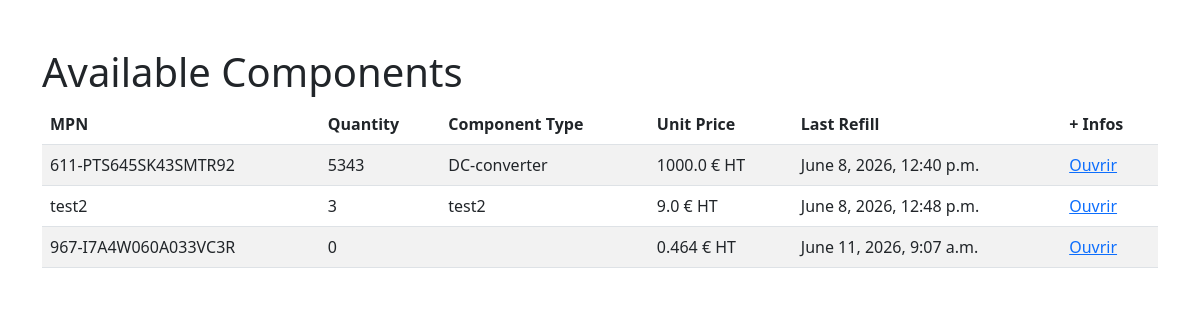
The page /component/ on the database as committed earlier.
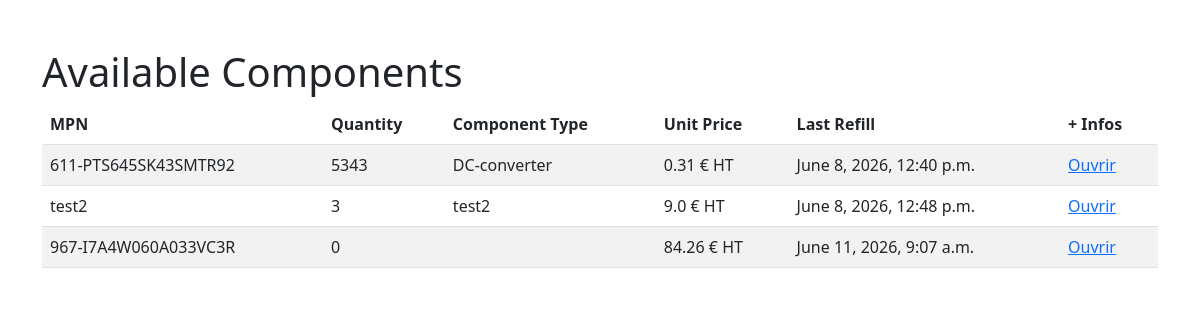
The same page on the database as committed later.
### rfid_reader_app/models.py (models this page shows)
class Component(models.Model):
    uid_rfid = models.CharField(max_length=100)
    mpn = models.CharField(max_length=100)
    quantity = models.IntegerField(default=0)
    datasheet_url= models.URLField(max_length=500, blank=True)
    component_type = models.CharField(max_length=100, blank = True)
    unit_price = models.FloatField(default=0.0)
    comment = models.CharField(max_length=400)
    created_at = models.DateTimeField(auto_now_add=True)
    manufacturer   = models.CharField(max_length=200, blank=True)
    description    = models.CharField(max_length=500, blank=True)
    supplier_pn    = models.CharField(max_length=100, blank=True)

### rfid_reader_app/views.py (the view)
# urls.py: path('component/', component_list, name='component_list'),
def component_list(request):
    components = Component.objects.all()
    return render(request, 'component_list.html', {'components': components})

### rfid_reader_app/templates/component_list.html (shortened to what this page needs)
<!DOCTYPE html>
<html>
<head>
    <link href="https://cdn.jsdelivr.net/npm/bootstrap@5.3.0/dist/css/bootstrap.min.css" rel="stylesheet">
</head>
<body>
    <div class="container mt-5">
        <h1>Available Components</h1>
        <table class="table table-striped">
            <thead>
                <tr>
                    <th>MPN</th>
                    <th>Quantity</th>
                    <th>Component Type</th>
                    <th>Unit Price</th>
                    <th>Last Refill</th>
                    <th> + Infos </th>
                </tr>
            </thead>
            <tbody>
                {% for component in components %}
                <tr>
                    <td>{{ component.mpn}}</td>
                    <td>{{ component.quantity }}</td>
                    <td>{{ component.component_type}}</td>
                    <td>{{ component.unit_price }} € HT</td>
                    <td>{{ component.created_at}}</td>
					<td>
						<a href="{% url 'component_detail' component.id %}" target="_blank">
							Ouvrir
						</a>
					</td>
                </tr>
                {% endfor %}
            </tbody>
        </table>
    </div>
</body>
</html>

Rows that differ between the two databases and show on the page:
changed Component "611-PTS645SK43SMTR92": unit_price "1000.0" → "0.31"
changed Component "967-I7A4W060A033VC3R": unit_price "0.464" → "84.26"
